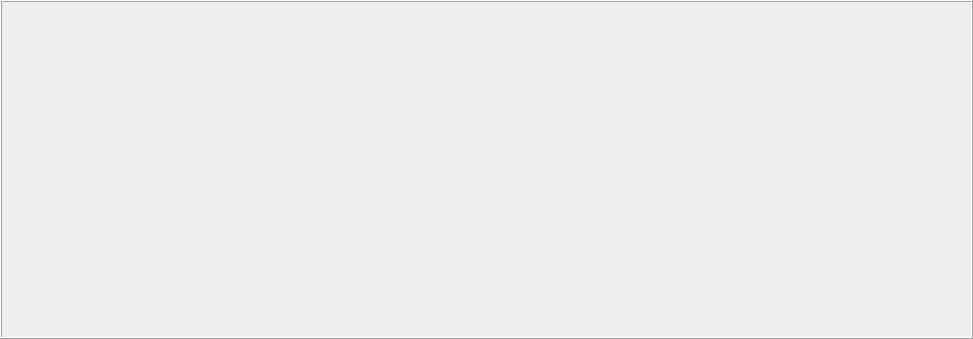
<?xml version="1.0" encoding="UTF-8"?>
<ui version="4.0">
 <class>EditFrame</class>
 <widget class="QFrame" name="EditFrame">
  <property name="geometry">
   <rect>
    <x>0</x>
    <y>0</y>
    <width>973</width>
    <height>339</height>
   </rect>
  </property>
  <property name="windowTitle">
   <string>Frame</string>
  </property>
  <property name="frameShape">
   <enum>QFrame::Box</enum>
  </property>
  <property name="frameShadow">
   <enum>QFrame::Raised</enum>
  </property>
 </widget>
 <resources/>
 <connections/>
</ui>
